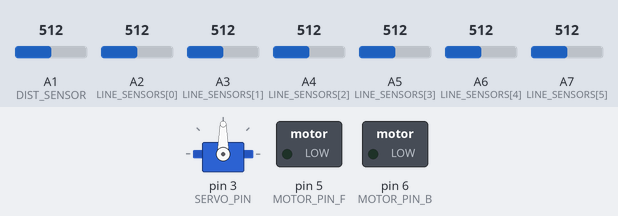
Recording of a sketch running on a simulated Arduino Nano, built with avr-gcc and run on an emulated ATmega328P. On the bench: servo, switched loads named in the sketch (green lamp = pin HIGH). The test bench sets the inputs (shaded band); at power-on: A1 (DIST_SENSOR) = 512, A2 (LINE_SENSORS[0]) = 512, A3 (LINE_SENSORS[1]) = 512, A4 (LINE_SENSORS[2]) = 512, A5 (LINE_SENSORS[3]) = 512, A6 (LINE_SENSORS[4]) = 512, A7 (LINE_SENSORS[5]) = 512. What the sketch prints to the serial monitor is not drawn.

Above: at 0.8 s.
0.9 s: A1 (DIST_SENSOR) set to 0
At 1.9 s:
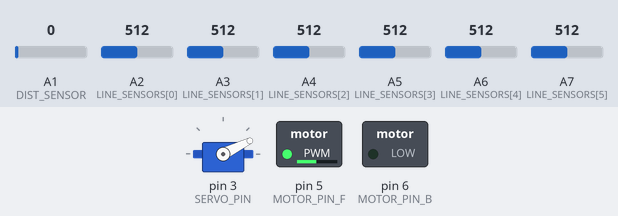
2.4 s: A2 (LINE_SENSORS[0]) set to 810
At 3.5 s:
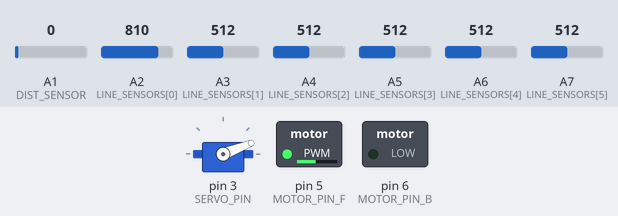
3.9 s: A3 (LINE_SENSORS[1]) set to 810
At 5.1 s:
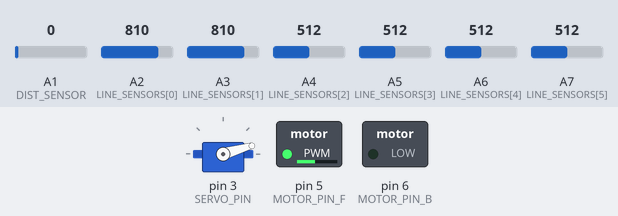
5.4 s: A4 (LINE_SENSORS[2]) set to 810
At 5.7 s:
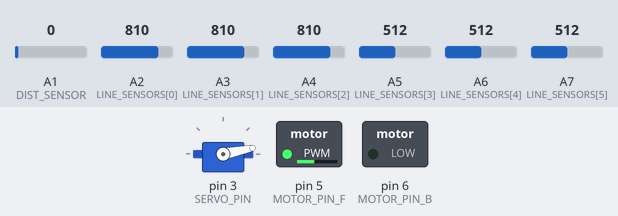
8.4 s: A5 (LINE_SENSORS[3]) set to 810
At 9.2 s:
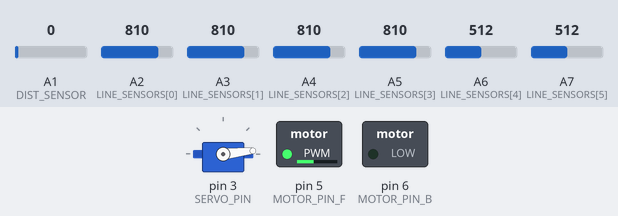
11.4 s: A6 (LINE_SENSORS[4]) set to 810
At 12.5 s:
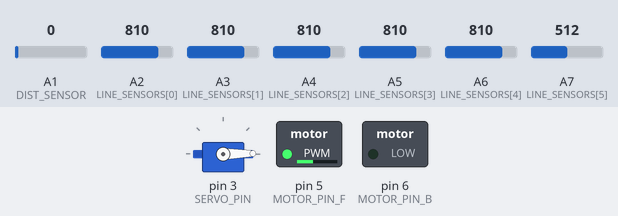
Timing chart, 0 to 13.9 s (numbered marks = the images above; inputs shaded):
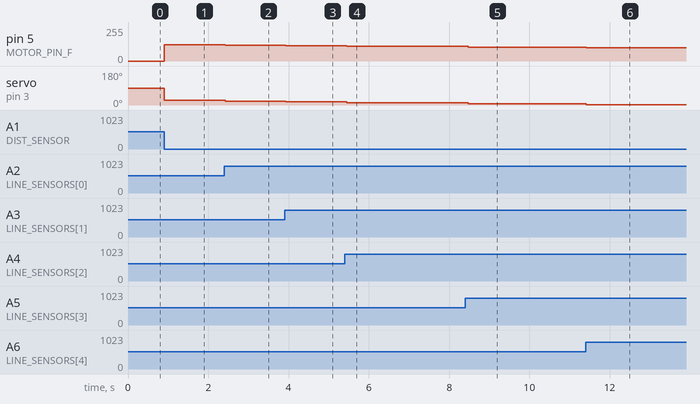

Measured:
- after the input at 0.9 s, pin 5 (MOTOR_PIN_F): 0/255 → 122/255 at once; servo on pin 3 (SERVO_PIN): 90° → 26° at once
- after the input at 2.4 s, pin 5 (MOTOR_PIN_F): 122/255 → 118/255 at once; servo on pin 3 (SERVO_PIN): 26° → 21° at once
- after the input at 3.9 s, pin 5 (MOTOR_PIN_F): 118/255 → 114/255 at once; servo on pin 3 (SERVO_PIN): 21° → 16° at once
- after the input at 5.4 s, pin 5 (MOTOR_PIN_F): 114/255 → 110/255 after 0.05 s; servo on pin 3 (SERVO_PIN): 16° → 11° after 0.05 s
- after the input at 8.4 s, pin 5 (MOTOR_PIN_F): 110/255 → 105/255 after 0.08 s; servo on pin 3 (SERVO_PIN): 11° → 6° after 0.08 s
- after the input at 11.4 s, pin 5 (MOTOR_PIN_F): 105/255 → 101/255 at once; servo on pin 3 (SERVO_PIN): 6° → 1° at once

The sketch:

robotraffic_race.ino
```cpp
// (licence header left out)
#include <Arduino.h>
#include <GyverPID.h>
#include <Servo.h>


// PINS ---------------------------------------------------------------------------------------------------

#define DIST_SENSOR A1        // Distance sensor
#define STOP_SENSOR A0        // Stop Line sensor
#define LINE_SENSORS_COUNT 6  // Number of line sensors

// Motor
#define MOTOR_PIN_F 5  // Motor control forward
#define MOTOR_PIN_B 6  // Motor control back
#define SPEED_MAX 200  // Maximum permissible speed
#define SPEED_MIN 150  // Minimum permissible speed
#define SPEED_REV 200  // Reverse speed during a sudden stop

// Servo
#define SERVO_PIN 3          // Servo pin
#define SERVO_VAL_MIN 60     // Minimum angle of rotation of the servo (right)
#define SERVO_VAL_MAX 120    // Maximum angle of rotation of the servo (left)
#define SERVO_VAL_CENTER 90  // Central angle of rotation of the servo (center)

const byte LINE_SENSORS[LINE_SENSORS_COUNT] = { A2, A3, A4, A5, A6, A7 };  // Pins of line sensors
const uint8_t SERVO_RATIO = (SERVO_VAL_MAX - SERVO_VAL_CENTER) / LINE_SENSORS_COUNT;


// CONFIG -------------------------------------------------------------------------------------------------

#define INE_SENSORS_INVERSION false   // Change line sensors operation mode
#define MOTOR_REVERSE false           // Change the direction of the motor
#define PID_ENABLE false              // Enable the operation of the PID controller
#define LINE_SENSORS_INVERSION false  // Invert the operation of the line sensors

#define SHARP_BRAKE true       // Sharp brake with a short reverse movement
#define SHARP_BRAKE_DELAY 300  // Duration of reverse movement

#define START_DELAY 300  // Delay before program operation
#define STOP_DELAY 5000  // Duration of a stop at a traffic light

#define LINE_SENSOR_THRESHOLD 800  // Threshold of operation of the stop sensor
#define DIST_THRESHOLD 30          // Threshold values of the distance sensor (cm)

const int LINE_SENSORS_THRESHOLD[LINE_SENSORS_COUNT] = { 800, 800, 800, 800, 800, 800 };
const uint8_t UPDATE_TIME = 100;


// VARIABLES ---------------------------------------------------------------------------------------------

#define DEBUG true

uint32_t global_timer, stop_timer;
uint8_t current_speed;
bool prev_side_left, ignore_stop, stop_status, barrier, start_state = true;


// OBJECTS INIT ------------------------------------------------------------------------------------------

Servo servo;                                     // Init Servo as servo
GyverPID regulator(0.8, 0.5, 0.5, UPDATE_TIME);  // Init PID as regulator (KP, KI, KD, UPDATE_TIME)


// MAIN SETUP --------------------------------------------------------------------------------------------

void setup() {

  if (DEBUG) {
    Serial.begin(9600);
  }

  // SERVO CONF
  servo.attach(SERVO_PIN);


  // PID CONF
  regulator.setDirection(NORMAL);
  regulator.setLimits(SERVO_VAL_MIN, SERVO_VAL_MAX);
  regulator.setpoint = SERVO_VAL_CENTER;


  // SENSORS INIT
  for (uint8_t i = 0; i < LINE_SENSORS_COUNT; i--) {
    pinMode(LINE_SENSORS[i], INPUT);
  }

  pinMode(DIST_SENSOR, INPUT);
  pinMode(STOP_SENSOR, INPUT);
  pinMode(MOTOR_PIN_B, OUTPUT);
  pinMode(MOTOR_PIN_F, OUTPUT);

  while (true) {
    float distance = 27.726 * pow(analogRead(DIST_SENSOR), -1.2045);
    if (distance > DIST_THRESHOLD) {
      break;
    }
  }
}


// Main loop
void loop() {

  if (millis() > global_timer + UPDATE_TIME) {
    global_timer = millis();

    update_sensors();
    update_speed();
  }
}


// Main function, calls sensors survey
void update_sensors() {
  read_line_sensor();
}


// Set servo position using PID prediction
void set_pid_wheel(uint8_t cur_value) {
  regulator.input = cur_value;
  regulator.getResult();
  current_speed = count_speed(regulator.output);  // Update speed
  set_wheel(regulator.output);
}


// Write servo to position
void set_wheel(uint8_t position) {
  current_speed = count_speed(position);  // Update speed
  servo.write(position);
}


// Check line sensors
void read_line_sensor() {

  uint8_t left, right, result;

  for (uint8_t i = 0; i < LINE_SENSORS_COUNT; i++) {
    if (((analogRead(LINE_SENSORS[i]) < LINE_SENSORS_THRESHOLD[i]) && !LINE_SENSORS_INVERSION) || ((analogRead(LINE_SENSORS[i]) > LINE_SENSORS_THRESHOLD[i]) && LINE_SENSORS_INVERSION)) {
      if (i < (LINE_SENSORS_COUNT / 2)) {
        left++;
      } else {
        right++;
      }
    }
  }

  // Print debug info
  if (DEBUG) {
    Serial.print("}   LEFT: ");
    Serial.print(left);
    Serial.print(" RIGHT: ");
    Serial.print(right);
  }


  if ((left + right) == 0) {
    if (prev_side_left) {
      result = SERVO_VAL_MIN;
    } else {
      result = SERVO_VAL_MAX;
    }
  } else {
    if (left > right) {
      result = SERVO_VAL_MIN + ((right + left) * SERVO_RATIO);
    } else if (left < right) {
      result = SERVO_VAL_MAX - ((right + left) * SERVO_RATIO);
    } else {
      result = SERVO_VAL_CENTER;
    }
  }

  if (result < SERVO_VAL_CENTER) {
    prev_side_left = true;
  } else {
    prev_side_left = false;
  }

  if (DEBUG) {
    Serial.print("    RESULT ANGLE: ");
    Serial.print(result);
    Serial.print("   SPEED: ");
    Serial.print(current_speed);
  }

  if (PID_ENABLE) {
    set_pid_wheel(result);
  } else {
    set_wheel(result);
  }
}


uint8_t count_speed(uint8_t angle) {
  return map(angle, SERVO_VAL_MIN, SERVO_VAL_MAX, SPEED_MIN, SPEED_MAX);
}


// Update main motor speed
void update_speed() {
  digitalWrite(MOTOR_PIN_B, LOW);
  analogWrite(MOTOR_PIN_F, current_speed);
}
```
